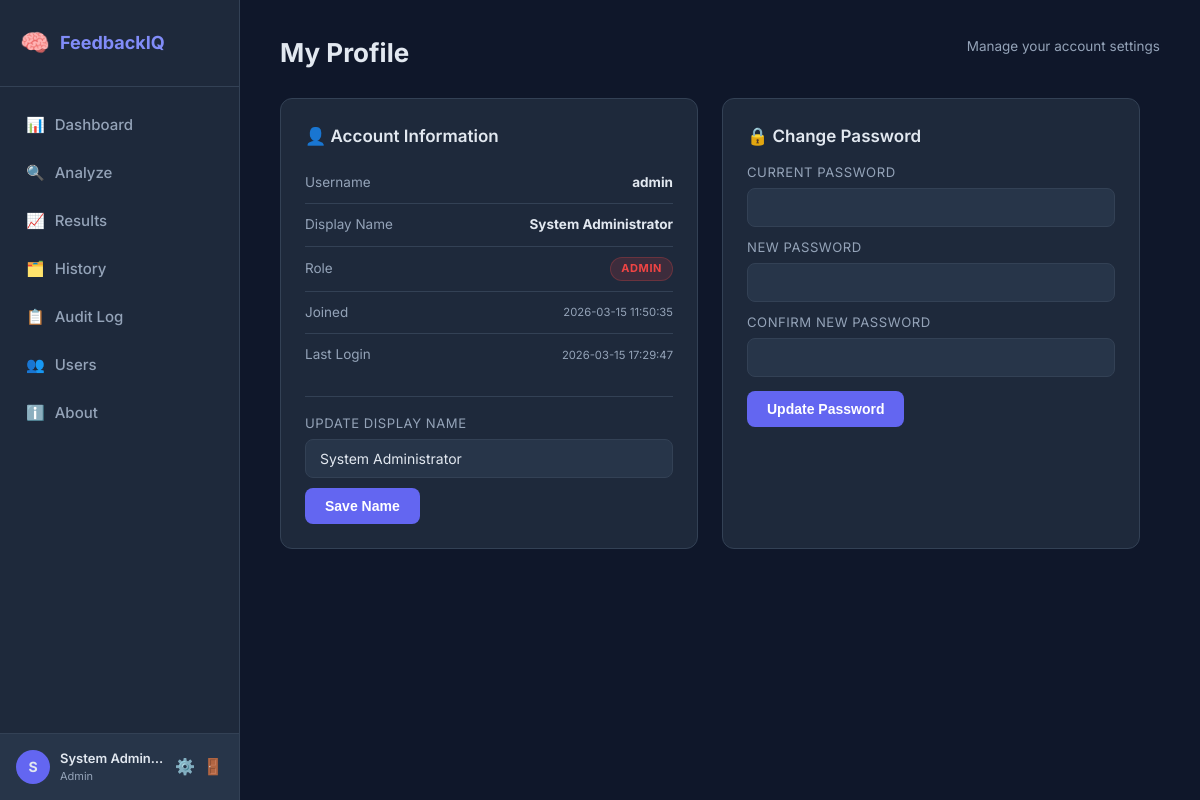
Screenshot of /profile (signed in) with the database file from the repository.
### tables this page shows
CREATE TABLE users (
    id            INTEGER PRIMARY KEY AUTOINCREMENT,
    username      TEXT    NOT NULL UNIQUE,
    password_hash TEXT    NOT NULL,
    role          TEXT    NOT NULL DEFAULT 'analyst',  -- 'admin' | 'analyst'
    full_name     TEXT    NOT NULL DEFAULT '',
    created_at    TIMESTAMP NOT NULL DEFAULT CURRENT_TIMESTAMP,
    last_login    TIMESTAMP
);

### app/auth.py (the view, shortened to what this page needs)
@auth_bp.route("/profile", methods=["GET", "POST"])
@login_required
def profile():
    repo    = _repo()
    error   = None
    success = None
    user = repo.get_by_id(session["user_id"])
    return render_template("auth/profile.html", user=user, error=error, success=success)

### app/auth.py (called while the page is built)
def _repo() -> UserRepository:
    return UserRepository(db_path=current_app.config["DB_PATH"])

def login_required(f):
    @wraps(f)
    def decorated(*args, **kwargs):
        if "user_id" not in session:
            flash("Please log in to access this page.", "warning")
            return redirect(url_for("auth.login", next=request.path))
        return f(*args, **kwargs)
    return decorated

### app/database/connection.py (called while the page is built)
def get_db_path(db_path: str = None) -> str:
    path = db_path or DEFAULT_DB
    os.makedirs(os.path.dirname(path), exist_ok=True)
    return path

def get_connection(db_path: str = None) -> sqlite3.Connection:
    conn = sqlite3.connect(get_db_path(db_path))
    conn.row_factory = sqlite3.Row          # access columns by name
    conn.execute("PRAGMA journal_mode=WAL")
    conn.execute("PRAGMA foreign_keys=ON")
    return conn

@contextmanager
def db_session(db_path: str = None):
    conn = get_connection(db_path)
    try:
        yield conn
        conn.commit()
    except Exception:
        conn.rollback()
        raise
    finally:
        conn.close()

### app/database/repository.py (called while the page is built)
    def get_by_id(self, user_id: int) -> Optional[dict]:
        with db_session(self.db_path) as conn:
            row = conn.execute("SELECT * FROM users WHERE id=?", (user_id,)).fetchone()
        return dict(row) if row else None

### app/templates/auth/profile.html (shortened to what this page needs)
{% extends "base.html" %}
{% block content %}
<div class="page-header">
  <h1>My Profile</h1>
  <p class="subtitle">Manage your account settings</p>
</div>
<div style="display:grid; grid-template-columns:1fr 1fr; gap:1.5rem; max-width:860px;">
  <div class="card">
    <h2>👤 Account Information</h2>
    <div class="detail-row"><span>Username</span><strong>{{ user.username }}</strong></div>
    <div class="detail-row"><span>Display Name</span><strong>{{ user.full_name or '—' }}</strong></div>
    <div class="detail-row">
      <span>Role</span>
      <span class="badge {% if user.role == 'admin' %}badge-neg{% else %}badge-neu{% endif %}">
        {{ user.role }}
      </span>
    </div>
    <div class="detail-row"><span>Joined</span><small style="color:var(--text-muted)">{{ user.created_at }}</small></div>
    <div class="detail-row"><span>Last Login</span><small style="color:var(--text-muted)">{{ user.last_login or 'Never' }}</small></div>
    <form method="POST" style="margin-top:1.25rem; border-top:1px solid var(--border); padding-top:1rem;">
      <div class="form-group-inline">
        <label style="font-size:.82rem;color:var(--text-muted);display:block;margin-bottom:5px;text-transform:uppercase;letter-spacing:.04em;">Update Display Name</label>
        <input type="text" name="full_name" class="form-input" value="{{ user.full_name or '' }}" placeholder="Your full name">
      </div>
      <button type="submit" class="btn btn-primary" style="margin-top:10px;">Save Name</button>
    </form>
  </div>
  <div class="card">
    <h2>🔒 Change Password</h2>
    <form method="POST">
      <div class="form-group-inline">
        <label style="font-size:.82rem;color:var(--text-muted);display:block;margin-bottom:5px;text-transform:uppercase;letter-spacing:.04em;">Current Password</label>
        <input type="password" name="current_password" class="form-input" required>
      </div>
      <div class="form-group-inline" style="margin-top:10px;">
        <label style="font-size:.82rem;color:var(--text-muted);display:block;margin-bottom:5px;text-transform:uppercase;letter-spacing:.04em;">New Password</label>
        <input type="password" name="new_password" class="form-input" required minlength="6">
      </div>
      <div class="form-group-inline" style="margin-top:10px;">
        <label style="font-size:.82rem;color:var(--text-muted);display:block;margin-bottom:5px;text-transform:uppercase;letter-spacing:.04em;">Confirm New Password</label>
        <input type="password" name="confirm_password" class="form-input" required>
      </div>
      <button type="submit" class="btn btn-primary" style="margin-top:14px;">Update Password</button>
    </form>
  </div>
</div>
{% endblock %}

### app/static/css/style.css (style rules this page uses)
*, *::before, *::after { box-sizing: border-box; margin: 0; padding: 0; }
:root { --bg: #0f172a; --surface: #1e293b; --surface2: #273549; --border: #334155; --primary: #6366f1; --primary-light: #818cf8; --positive: #22c55e; --negative: #ef4444; --neutral: #f59e0b; --text: #e2e8f0; --text-muted: #94a3b8; --sidebar-w: 240px; --radius: 12px; --shadow: 0 4px 24px rgba(0,0,0,0.4); }
body { font-family: 'Inter', sans-serif; background: var(--bg); color: var(--text); display: flex; min-height: 100vh; font-size: 15px; line-height: 1.6; }
.page-header { margin-bottom: 28px; }
.page-header h1 { font-size: 28px; font-weight: 700; }
.page-header .subtitle { color: var(--text-muted); margin-top: 4px; }
.card { background: var(--surface); border: 1px solid var(--border); border-radius: var(--radius); padding: 24px; margin-bottom: 24px; }
.card h2 { font-size: 17px; font-weight: 600; margin-bottom: 12px; }
.btn { padding: 10px 20px; border-radius: 8px; font-size: 14px; font-weight: 600; cursor: pointer; border: none; transition: all 0.2s; }
.btn-primary { background: var(--primary); color: #fff; }
.badge { display: inline-block; padding: 2px 10px; border-radius: 20px; font-size: 11px; font-weight: 700; text-transform: uppercase; letter-spacing: 0.05em; }
.badge-neg { background: rgba(239,68,68,0.15); color: var(--negative); }
.page-header { display: flex; align-items: flex-start; justify-content: space-between; margin-bottom: 24px; gap: 16px; flex-wrap: wrap; }
.page-header h1 { font-size: 26px; font-weight: 700; }
.page-header .subtitle { color: var(--text-muted); margin-top: 4px; font-size: 13.5px; }
.detail-row { display: flex; justify-content: space-between; align-items: center; padding: 10px 0; border-bottom: 1px solid var(--border); font-size: 13.5px; }
.detail-row:last-of-type { border-bottom: none; }
.detail-row span:first-child { color: var(--text-muted); }
.form-input { width: 100%; background: var(--surface2); border: 1px solid var(--border); border-radius: 8px; color: var(--text); padding: 10px 14px; font-size: 14px; font-family: inherit; outline: none; transition: border .2s; }
.badge-neg { background: rgba(239,68,68,.15); color: var(--negative); border: 1px solid rgba(239,68,68,.25); }

### rows the page displays
users: username "admin", full_name "System Administrator", role "ADMIN", created_at "2026-03-15 11:50:35", last_login "2026-03-15 17:29:47"

### other values shown
{{ (session.get('full_name') or session.get('username','?'))[0] | upper }} "S"
{{ session.get('full_name') or session.get('username') }} "System Admin…"
{{ session.get('role','analyst') }} "Admin"
